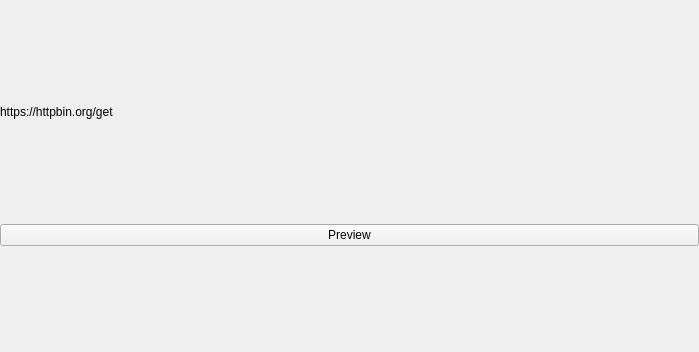
<?xml version="1.0" encoding="UTF-8"?>
<ui version="4.0">
 <class>QmitkMonaiLabelToolGUIControls</class>
 <widget class="QWidget" name="QmitkMonaiLabelToolGUIControls">
  <property name="geometry">
   <rect>
    <x>0</x>
    <y>0</y>
    <width>699</width>
    <height>352</height>
   </rect>
  </property>
  <property name="sizePolicy">
   <sizepolicy hsizetype="Ignored" vsizetype="Minimum">
    <horstretch>0</horstretch>
    <verstretch>0</verstretch>
   </sizepolicy>
  </property>
  <property name="minimumSize">
   <size>
    <width>100</width>
    <height>0</height>
   </size>
  </property>
  <property name="maximumSize">
   <size>
    <width>100000</width>
    <height>100000</height>
   </size>
  </property>
  <property name="windowTitle">
   <string>QmitkMonaiToolWidget</string>
  </property>
  <layout class="QVBoxLayout" name="verticalLayout">
   <property name="spacing">
    <number>0</number>
   </property>
   <property name="leftMargin">
    <number>0</number>
   </property>
   <property name="topMargin">
    <number>0</number>
   </property>
   <property name="rightMargin">
    <number>0</number>
   </property>
   <property name="bottomMargin">
    <number>0</number>
   </property>
   <item>
    <layout class="QHBoxLayout" name="horizontalLayout">
     <property name="sizeConstraint">
      <enum>QLayout::SetNoConstraint</enum>
     </property>
     <item>
      <widget class="QLabel" name="url">
       <property name="sizePolicy">
        <sizepolicy hsizetype="Preferred" vsizetype="Fixed">
         <horstretch>0</horstretch>
         <verstretch>0</verstretch>
        </sizepolicy>
       </property>
       <property name="text">
        <string>https://httpbin.org/get</string>
       </property>
      </widget>
     </item>  
  
    </layout>
   </item>
   <item>
    <widget class="QPushButton" name="previewButton">
     <property name="sizePolicy">
      <sizepolicy hsizetype="Minimum" vsizetype="Fixed">
       <horstretch>0</horstretch>
       <verstretch>0</verstretch>
      </sizepolicy>
     </property>
     <property name="maximumSize">
      <size>
       <width>100000</width>
       <height>16777215</height>
      </size>
     </property>
     <property name="text">
      <string>Preview</string>
     </property>
    </widget>
   </item>
  </layout>
 </widget>
 <layoutdefault spacing="6" margin="11"/>
 <customwidgets>
  <customwidget>
   <class>ctkExpandButton</class>
   <extends>QToolButton</extends>
   <header>ctkExpandButton.h</header>
  </customwidget>
 </customwidgets>
 <resources/>
 <connections/>
</ui>
